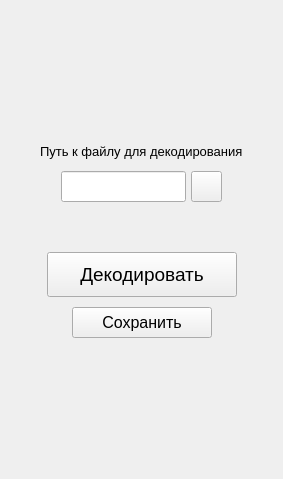
      <widget class="QWidget" name="page_huffman_decode">
       <layout class="QGridLayout" name="gridLayout_6">
        <property name="leftMargin">
         <number>0</number>
        </property>
        <property name="topMargin">
         <number>0</number>
        </property>
        <property name="rightMargin">
         <number>0</number>
        </property>
        <property name="bottomMargin">
         <number>0</number>
        </property>
        <property name="spacing">
         <number>0</number>
        </property>
        <item row="0" column="0">
         <spacer name="verticalSpacer_29">
          <property name="orientation">
           <enum>Qt::Vertical</enum>
          </property>
          <property name="sizeHint" stdset="0">
           <size>
            <width>20</width>
            <height>141</height>
           </size>
          </property>
         </spacer>
        </item>
        <item row="1" column="0">
         <layout class="QHBoxLayout" name="horizontalLayout_19">
          <property name="spacing">
           <number>0</number>
          </property>
          <item>
           <spacer name="horizontalSpacer_46">
            <property name="orientation">
             <enum>Qt::Horizontal</enum>
            </property>
            <property name="sizeHint" stdset="0">
             <size>
              <width>40</width>
              <height>20</height>
             </size>
            </property>
           </spacer>
          </item>
          <item>
           <widget class="QLabel" name="label_9">
            <property name="font">
             <font>
              <pointsize>10</pointsize>
             </font>
            </property>
            <property name="text">
             <string>Путь к файлу для декодирования</string>
            </property>
           </widget>
          </item>
          <item>
           <spacer name="horizontalSpacer_47">
            <property name="orientation">
             <enum>Qt::Horizontal</enum>
            </property>
            <property name="sizeHint" stdset="0">
             <size>
              <width>40</width>
              <height>20</height>
             </size>
            </property>
           </spacer>
          </item>
         </layout>
        </item>
        <item row="2" column="0">
         <spacer name="verticalSpacer_26">
          <property name="orientation">
           <enum>Qt::Vertical</enum>
          </property>
          <property name="sizeType">
           <enum>QSizePolicy::Fixed</enum>
          </property>
          <property name="sizeHint" stdset="0">
           <size>
            <width>20</width>
            <height>10</height>
           </size>
          </property>
         </spacer>
        </item>
        <item row="3" column="0">
         <layout class="QHBoxLayout" name="horizontalLayout_18">
          <property name="spacing">
           <number>0</number>
          </property>
          <item>
           <spacer name="horizontalSpacer_43">
            <property name="orientation">
             <enum>Qt::Horizontal</enum>
            </property>
            <property name="sizeHint" stdset="0">
             <size>
              <width>40</width>
              <height>20</height>
             </size>
            </property>
           </spacer>
          </item>
          <item>
           <widget class="QLineEdit" name="huffman_decode_le">
            <property name="minimumSize">
             <size>
              <width>0</width>
              <height>31</height>
             </size>
            </property>
            <property name="font">
             <font>
              <pointsize>10</pointsize>
             </font>
            </property>
           </widget>
          </item>
          <item>
           <spacer name="horizontalSpacer_44">
            <property name="orientation">
             <enum>Qt::Horizontal</enum>
            </property>
            <property name="sizeType">
             <enum>QSizePolicy::Fixed</enum>
            </property>
            <property name="sizeHint" stdset="0">
             <size>
              <width>5</width>
              <height>20</height>
             </size>
            </property>
           </spacer>
          </item>
          <item>
           <widget class="QPushButton" name="huffman_decode_le_select">
            <property name="sizePolicy">
             <sizepolicy hsizetype="Fixed" vsizetype="Fixed">
              <horstretch>0</horstretch>
              <verstretch>0</verstretch>
             </sizepolicy>
            </property>
            <property name="minimumSize">
             <size>
              <width>31</width>
              <height>31</height>
             </size>
            </property>
            <property name="maximumSize">
             <size>
              <width>31</width>
              <height>31</height>
             </size>
            </property>
            <property name="font">
             <font>
              <pointsize>10</pointsize>
             </font>
            </property>
            <property name="text">
             <string/>
            </property>
           </widget>
          </item>
          <item>
           <spacer name="horizontalSpacer_45">
            <property name="orientation">
             <enum>Qt::Horizontal</enum>
            </property>
            <property name="sizeHint" stdset="0">
             <size>
              <width>40</width>
              <height>20</height>
             </size>
            </property>
           </spacer>
          </item>
         </layout>
        </item>
        <item row="4" column="0">
         <spacer name="verticalSpacer_28">
          <property name="orientation">
           <enum>Qt::Vertical</enum>
          </property>
          <property name="sizeType">
           <enum>QSizePolicy::Fixed</enum>
          </property>
          <property name="sizeHint" stdset="0">
           <size>
            <width>41</width>
            <height>50</height>
           </size>
          </property>
         </spacer>
        </item>
        <item row="5" column="0">
         <layout class="QHBoxLayout" name="horizontalLayout_16">
          <property name="spacing">
           <number>0</number>
          </property>
          <item>
           <spacer name="horizontalSpacer_39">
            <property name="orientation">
             <enum>Qt::Horizontal</enum>
            </property>
            <property name="sizeHint" stdset="0">
             <size>
              <width>40</width>
              <height>20</height>
             </size>
            </property>
           </spacer>
          </item>
          <item>
           <widget class="QPushButton" name="huffman_decode_run">
            <property name="sizePolicy">
             <sizepolicy hsizetype="Fixed" vsizetype="Fixed">
              <horstretch>0</horstretch>
              <verstretch>0</verstretch>
             </sizepolicy>
            </property>
            <property name="minimumSize">
             <size>
              <width>190</width>
              <height>45</height>
             </size>
            </property>
            <property name="maximumSize">
             <size>
              <width>190</width>
              <height>45</height>
             </size>
            </property>
            <property name="font">
             <font>
              <pointsize>14</pointsize>
             </font>
            </property>
            <property name="text">
             <string>Декодировать</string>
            </property>
            <property name="iconSize">
             <size>
              <width>24</width>
              <height>24</height>
             </size>
            </property>
           </widget>
          </item>
          <item>
           <spacer name="horizontalSpacer_40">
            <property name="orientation">
             <enum>Qt::Horizontal</enum>
            </property>
            <property name="sizeHint" stdset="0">
             <size>
              <width>40</width>
              <height>20</height>
             </size>
            </property>
           </spacer>
          </item>
         </layout>
        </item>
        <item row="6" column="0">
         <spacer name="verticalSpacer_30">
          <property name="orientation">
           <enum>Qt::Vertical</enum>
          </property>
          <property name="sizeType">
           <enum>QSizePolicy::Fixed</enum>
          </property>
          <property name="sizeHint" stdset="0">
           <size>
            <width>20</width>
            <height>10</height>
           </size>
          </property>
         </spacer>
        </item>
        <item row="7" column="0">
         <layout class="QHBoxLayout" name="horizontalLayout_17">
          <property name="spacing">
           <number>0</number>
          </property>
          <item>
           <spacer name="horizontalSpacer_41">
            <property name="orientation">
             <enum>Qt::Horizontal</enum>
            </property>
            <property name="sizeHint" stdset="0">
             <size>
              <width>40</width>
              <height>20</height>
             </size>
            </property>
           </spacer>
          </item>
          <item>
           <widget class="QPushButton" name="huffman_decode_save">
            <property name="sizePolicy">
             <sizepolicy hsizetype="Fixed" vsizetype="Fixed">
              <horstretch>0</horstretch>
              <verstretch>0</verstretch>
             </sizepolicy>
            </property>
            <property name="minimumSize">
             <size>
              <width>140</width>
              <height>31</height>
             </size>
            </property>
            <property name="maximumSize">
             <size>
              <width>140</width>
              <height>31</height>
             </size>
            </property>
            <property name="font">
             <font>
              <pointsize>12</pointsize>
             </font>
            </property>
            <property name="text">
             <string>Сохранить</string>
            </property>
           </widget>
          </item>
          <item>
           <spacer name="horizontalSpacer_42">
            <property name="orientation">
             <enum>Qt::Horizontal</enum>
            </property>
            <property name="sizeHint" stdset="0">
             <size>
              <width>40</width>
              <height>20</height>
             </size>
            </property>
           </spacer>
          </item>
         </layout>
        </item>
        <item row="8" column="0">
         <spacer name="verticalSpacer_27">
          <property name="orientation">
           <enum>Qt::Vertical</enum>
          </property>
          <property name="sizeHint" stdset="0">
           <size>
            <width>20</width>
            <height>141</height>
           </size>
          </property>
         </spacer>
        </item>
       </layout>
      </widget>
